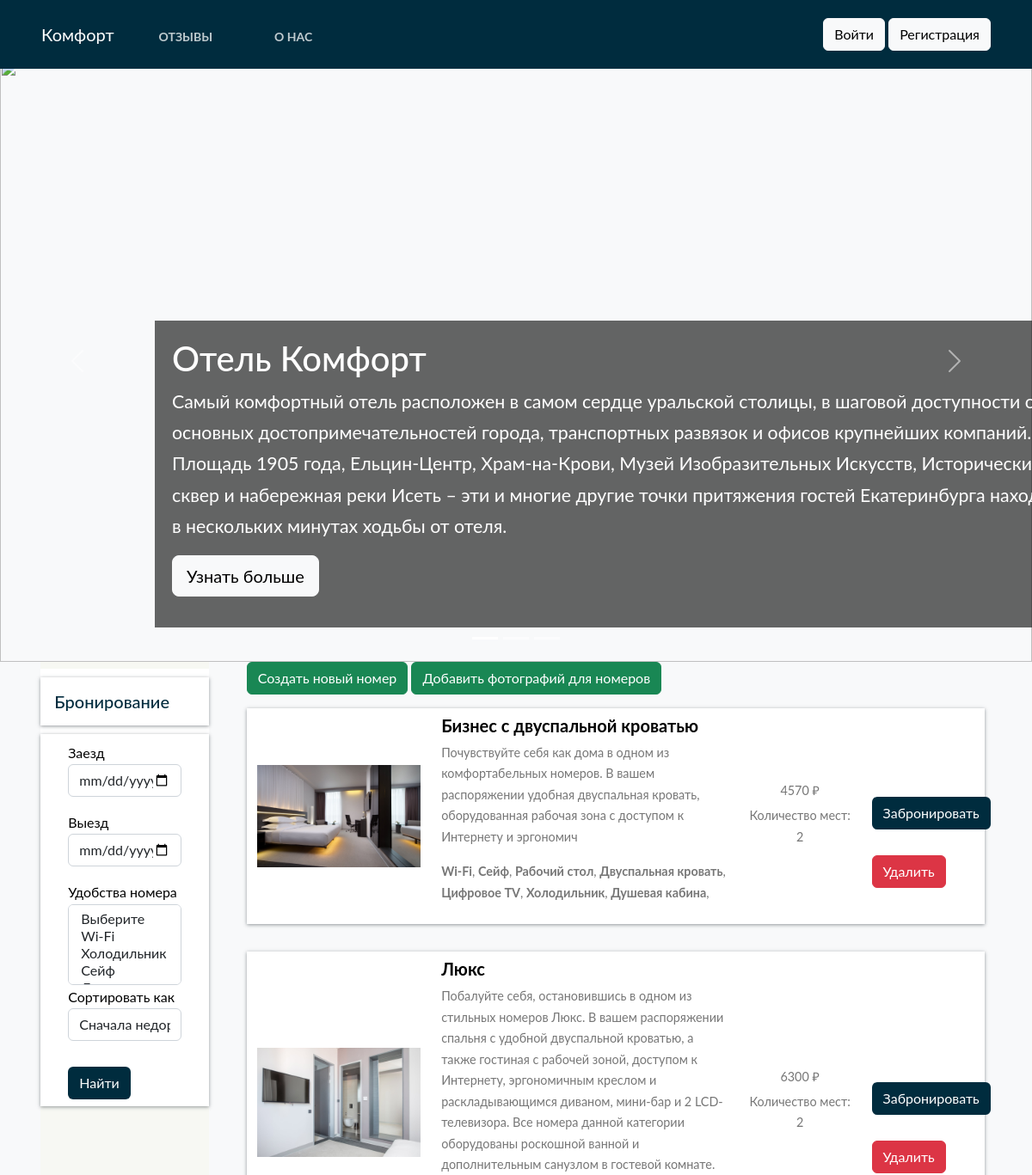
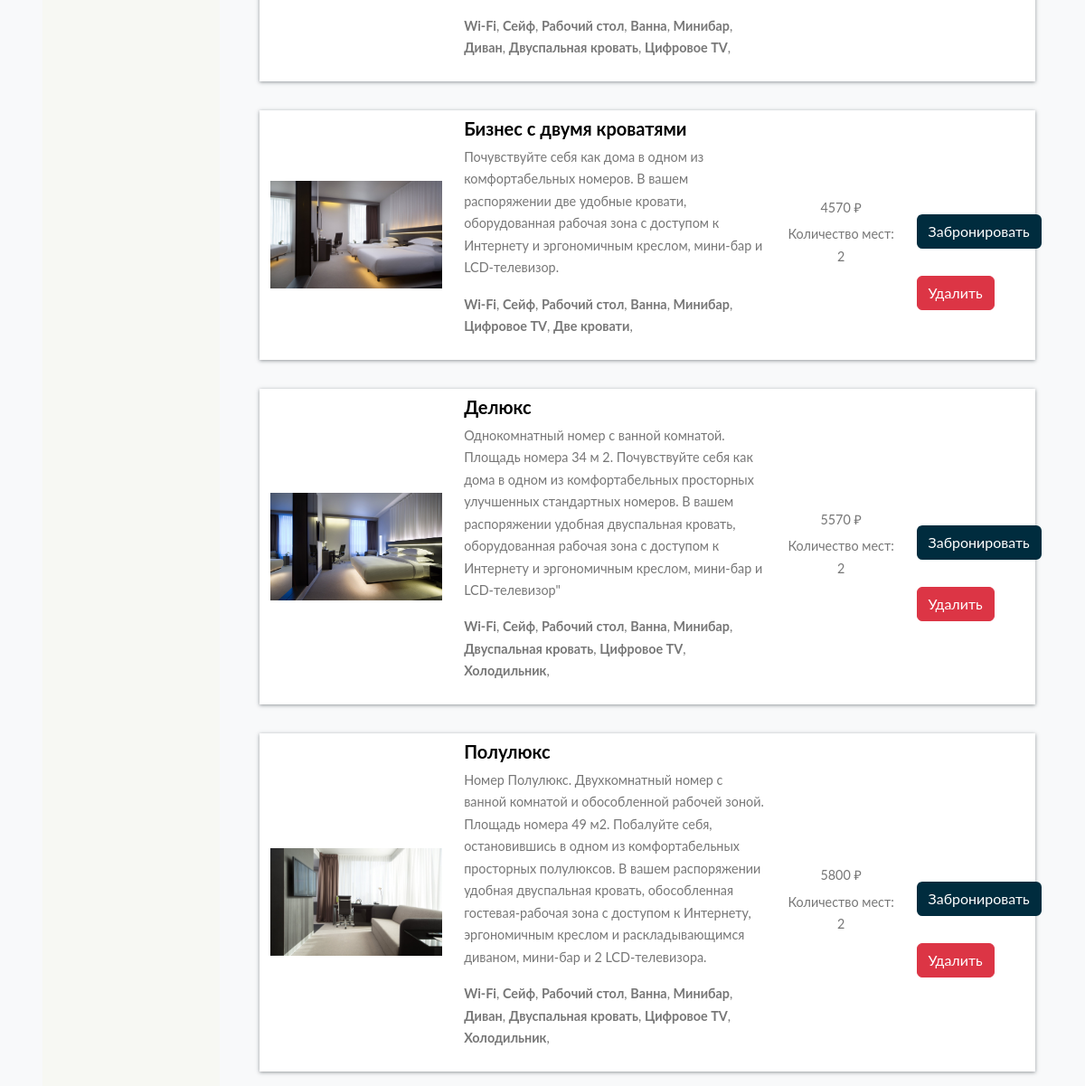
Before: / with the older database file (2 pictures, top to bottom).
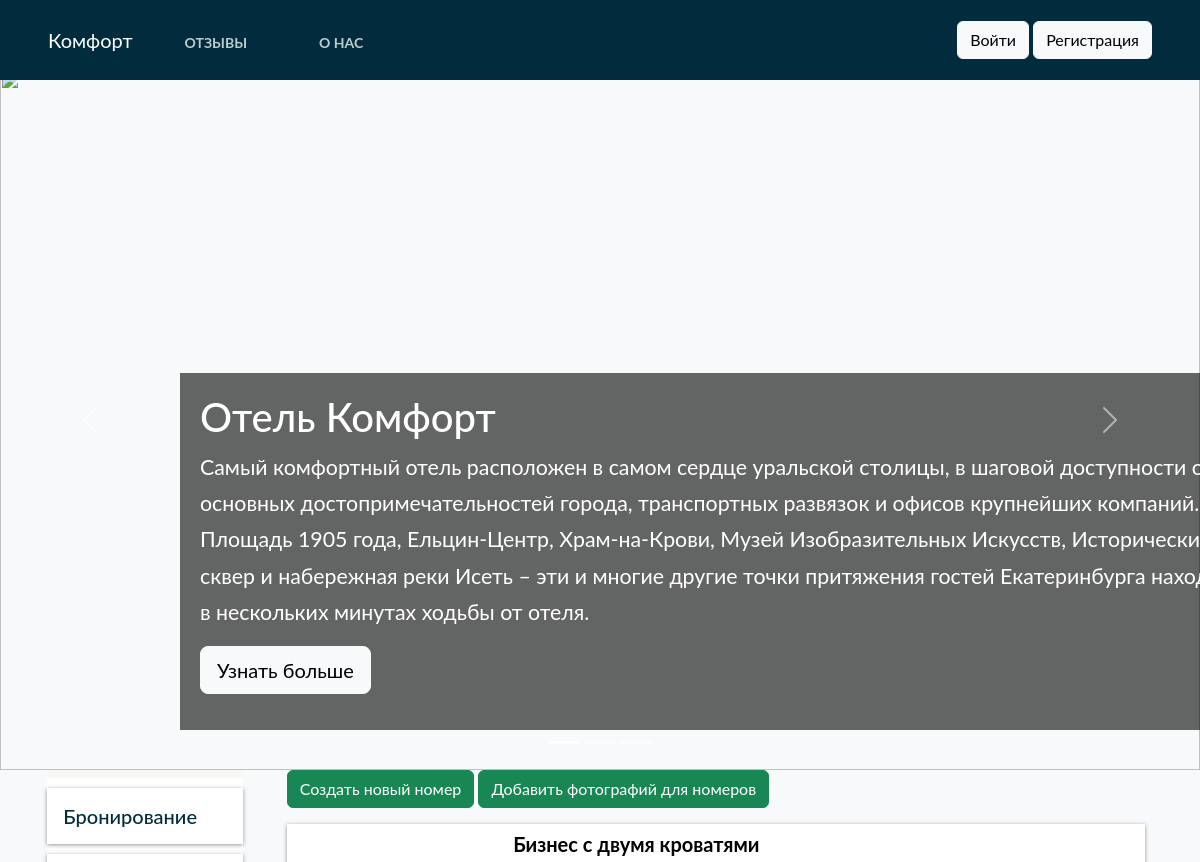
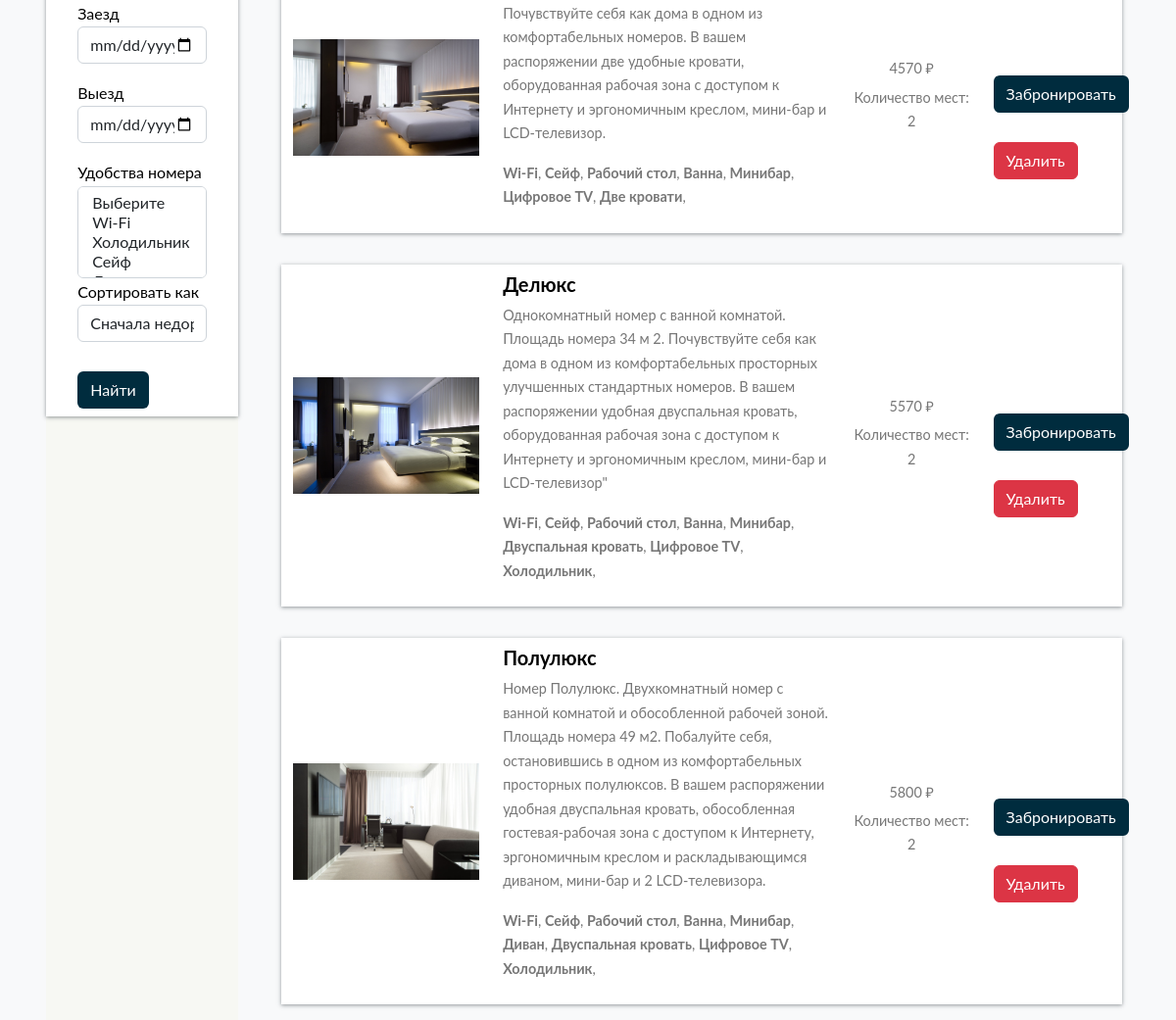
After: the same page with the newer database file (2 pictures, top to bottom).
### home/models.py (models this page shows, shortened)
class BaseModel(models.Model):
    uid = models.UUIDField(default=uuid.uuid4   , editable=False , primary_key=True)
    created_at = models.DateField(auto_now_add=True)
    updated_at = models.DateField(auto_now_add=True)
    class Meta:
        abstract = True

class Hotel(BaseModel):
    hotel_name = models.CharField(max_length=100)
    hotel_price = models.IntegerField()
    description = models.TextField(max_length=500)
    amenities = models.ManyToManyField(Amenities)
    room_count = models.IntegerField(default=1)
    people_capacity = models.IntegerField(default=0)

class HotelImages(BaseModel):
    hotel= models.ForeignKey(Hotel ,related_name="images", on_delete=models.CASCADE)
    images = models.ImageField(upload_to="hotels")

class Amenities(BaseModel):
    amenity_name = models.CharField(max_length=100)

### home/views.py (the view)
# urls.py: path('', home, name='home'),
def home(request):
    amenities_objs = Amenities.objects.all()
    hotels_objs = Hotel.objects.all()
    sort_by = request.GET.get('sort_by')
    search = request.GET.get('search')
    amenities = request.GET.getlist('amenities')
    print(amenities)
    if sort_by:
        if sort_by == 'ASC':
            hotels_objs = hotels_objs.order_by('hotel_price')
        elif sort_by == 'DSC':
            hotels_objs = hotels_objs.order_by('-hotel_price')
    if search:
        hotels_objs = hotels_objs.filter(
            Q(hotel_name__icontains = search) |
            Q(description__icontains = search) )
    if len(amenities):
        hotels_objs = hotels_objs.filter(amenities__amenity_name__in = amenities).distinct()
    context = {'amenities_objs' : amenities_objs , 'hotels_objs' : hotels_objs , 'sort_by' : sort_by
    , 'search' : search , 'amenities' : amenities}
    return render(request , 'home.html' ,context)

### templates/home.html (shortened to what the changed rows need)
{% extends "base.html" %}
{%  block start %}
<div id="myCarousel" class="carousel slide" data-bs-ride="carousel" style="height: 700px; margin-top:70px">
    <div class="carousel-inner">
      <div class="carousel-item active">
        <div class="container">
          <div class="carousel-caption text-start">
              <div style="background: rgba(0, 0, 0, .6); padding: 20px;width:1100px">
            <h1 style="">Отель Комфорт</h1>
            </div>
          </div>
        </div>
      </div>
    </div>
  </div>
<div class="container-fluid" style="display: flex;">
    <div class="container-fluid col-9" style="display: flex;flex-wrap: wrap;">
         {% for hotels_obj in hotels_objs %}
        <div class="row search-card-result" style="align-items: center">
            <div class="col-md-3">
                    <a href="/hotel-detail/{{hotels_obj.uid}}">
                        <img class="img-fluid" src="/media/{{hotels_obj.images.first.images}}" alt="Card image cap">
                    </a></div>
                    <div class="col-md-5">
                        <h5><a style="text-decoration:none; color: black" href="/hotel-detail/{{hotels_obj.uid}}">{{hotels_obj.hotel_name}}</a></h5>
                        <p>
                            {{hotels_obj.description}}
                        </p>
                        <p>
                            {%for amenitie in hotels_obj.amenities.all %}
                            <b>{{amenitie.amenity_name}}</b>,
                            {% endfor %}
                        </p>
                    </div>
                    <div class="col-md-2 border-left text-center more-offers">
                        <p>{{hotels_obj.hotel_price}} ₽</p>
                        <p>Количество мест: {{hotels_obj.people_capacity}}</p>
                    </div>
                    <div style="margin-top:30px" class="col-md-1 border-left text-center more-offers">
                        <a  href="/hotel-detail/{{hotels_obj.uid}}">
                            <button style="margin-top:30px;  background-color:#002c3e; color:white;" class="btn">Забронировать</button>
                        </a>
                        <a  href="/delete/hotel/{{hotels_obj.uid}}">
                            <button style="margin-top:30px;"  class="btn btn-danger">Удалить</button>
                        </a>
                    </div>
            </div>
        {% endfor %}
        </div>
</div>
{% endblock %}

Changed rows visible on the page:
removed Hotel: images.first.images (picture), hotel_name "Бизнес с двуспальной кроватью", description "Почувствуйте себя как дома в одном из комфортабельных номеров. В вашем распоряжении удобная двуспальная кровать, оборудованная рабочая зона с доступом к Интернету и эргономич", hotel_price "4570", people_capacity "2", Amenities (amenity_name "Wi-Fi"), Amenities (amenity_name "Сейф"), Amenities (amenity_name "Рабочий стол"), Amenities (amenity_name "Двуспальная кровать"), Amenities (amenity_name "Цифровое TV"), Amenities (amenity_name "Холодильник")
no longer on this page (row unchanged): Amenities: amenity_name "Душевая кабина", shown under "Бизнес с двуспальной кроватью"
removed Hotel: images.first.images (picture), hotel_name "Люкс", description "Побалуйте себя, остановившись в одном из стильных номеров Люкс. В вашем распоряжении спальня с удобной двуспальной кроватью, а также гостиная с рабочей зоной, доступом к Интернету, эргономичным креслом и раскладывающимся диваном, мини-бар и 2 LCD-телевизора. Все номера данной категории оборудованы роскошной ванной и дополнительным санузлом в гостевой комнате.", hotel_price "6300", people_capacity "2", Amenities (amenity_name "Wi-Fi"), Amenities (amenity_name "Сейф"), Amenities (amenity_name "Рабочий стол"), Amenities (amenity_name "Ванна"), Amenities (amenity_name "Минибар"), Amenities (amenity_name "Диван"), Amenities (amenity_name "Двуспальная кровать"), Amenities (amenity_name "Цифровое TV")
